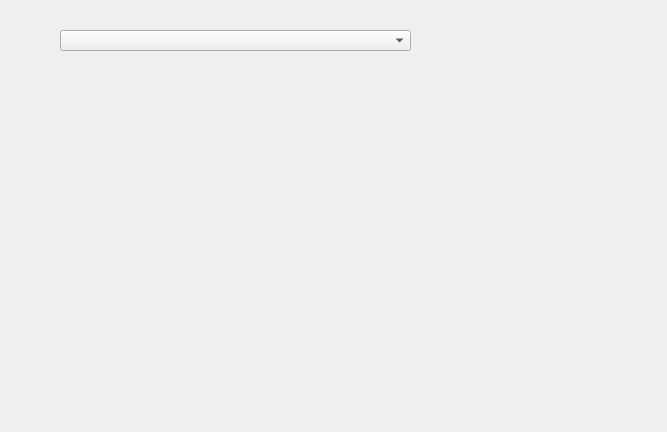
<?xml version="1.0" encoding="UTF-8"?>
<ui version="4.0">
 <class>Form</class>
 <widget class="QWidget" name="Form">
  <property name="geometry">
   <rect>
    <x>0</x>
    <y>0</y>
    <width>667</width>
    <height>432</height>
   </rect>
  </property>
  <property name="windowTitle">
   <string>Form</string>
  </property>
  <widget class="QComboBox" name="comboBox">
   <property name="geometry">
    <rect>
     <x>60</x>
     <y>30</y>
     <width>351</width>
     <height>21</height>
    </rect>
   </property>
  </widget>
 </widget>
 <resources/>
 <connections/>
</ui>
